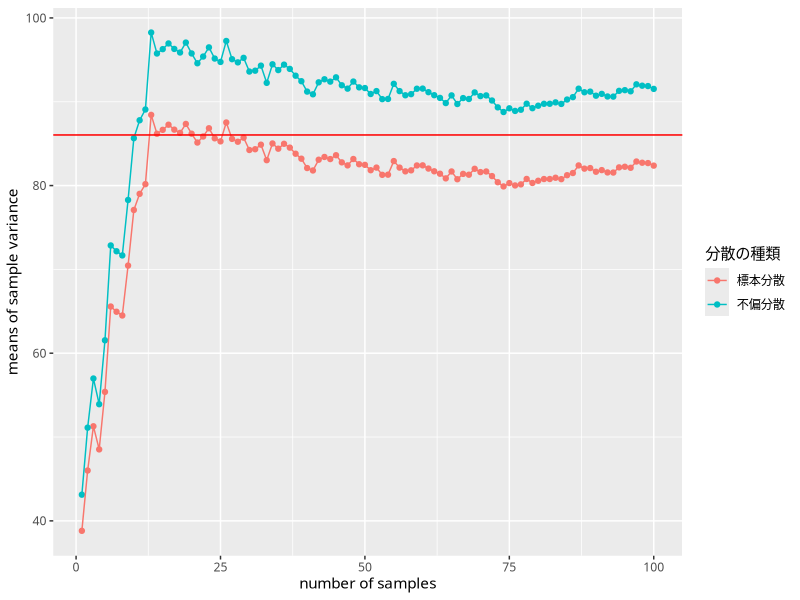

Write R code to recreate this figure.
## ---- chunk 1
set.seed(20180704)
library(tidyverse)
# 母集団のサイズ
N <- 100
# 乱数生成
x <- round(rnorm(N, 50, 10))
# 標本のサイズ
n <- 10
# 反復回数
X <- 100
samp.df <- data.frame(id=numeric(),val=numeric())
# サンプリングを繰り返す
for(i in 1:X){
  s <- sample(x,n,replace = F)
  samp.df <- rbind(samp.df,cbind(rep(i,n),s))
}
samp.df$V1 <- as.factor(samp.df$V1)

# 標本分散
bV <- function(x){
  mx <- mean(x)
  v <- mean((x-mx)^2)
  return(v)
}

# サンプリングごとの標本分散
mv <- tapply(samp.df$s,samp.df$V1,bV)

# 標本分散の平均ベクトル
mm <- c()
for(i in 1:length(mv)){
  tmp <- mean(mv[1:i])
  mm <- c(mm,tmp)
}

# サンプリングごとの不偏分散
mv2 <- tapply(samp.df$s,samp.df$V1,var)

# 不偏分散の平均ベクトル
mm2 <- c()
for(i in 1:length(mv2)){
  tmp <- mean(mv2[1:i])
  mm2 <- c(mm2,tmp)
}


# 可視化
cbind(mm,mm2) %>% transform() %>% mutate(rep=as.numeric(rownames(.))) %>% tidyr::gather(key,val,-rep,factor_key=T) %>%
  ggplot(aes(x=rep,y=val,color=key))+ geom_point()+geom_line()+geom_hline(yintercept=bV(x),color="red")+
  ylab('means of sample variance')+xlab('number of samples')+theme_grey(base_family = "HiraKakuProN-W3")+
  scale_colour_discrete(name='分散の種類',labels=c("標本分散","不偏分散"))
